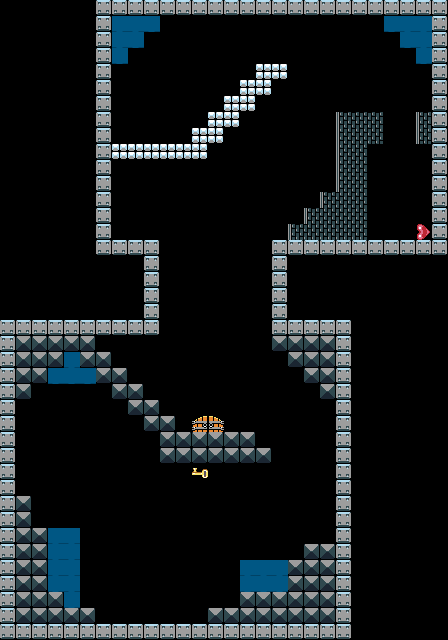

This is a level from a 2D game, rendered from its Tiled map with the project's own tilesets. A one-line summary and the map file follow, with tile-layer data summarised:
An orthogonal 28x40 tile map with 16x16 px tiles, 3 tile layers (BackgroundLayer, GroundLayer, GravityFlipLayer).

<map version="1.2" tiledversion="1.2.0" orientation="orthogonal" renderorder="right-down" width="28" height="40" tilewidth="16" tileheight="16" infinite="0" nextlayerid="9" nextobjectid="1">
 <tileset firstgid="1" name="tilesTransparent" tilewidth="16" tileheight="16" tilecount="4000" columns="50">
  <image source="tileArtTransparent.png" width="800" height="1280" />
 </tileset>
 <layer id="6" name="BackgroundLayer" width="28" height="40">
  <data>[1120 cells, 1120 non-empty, 1 distinct tile ids]</data>
 </layer>
 <layer id="7" name="GroundLayer" width="28" height="40">
  <data>[1120 cells, 276 non-empty, 9 distinct tile ids]</data>
 </layer>
 <layer id="8" name="GravityFlipLayer" width="28" height="40">
  <data>[1120 cells, 31 non-empty, 1 distinct tile ids]</data>
 </layer>
</map>
